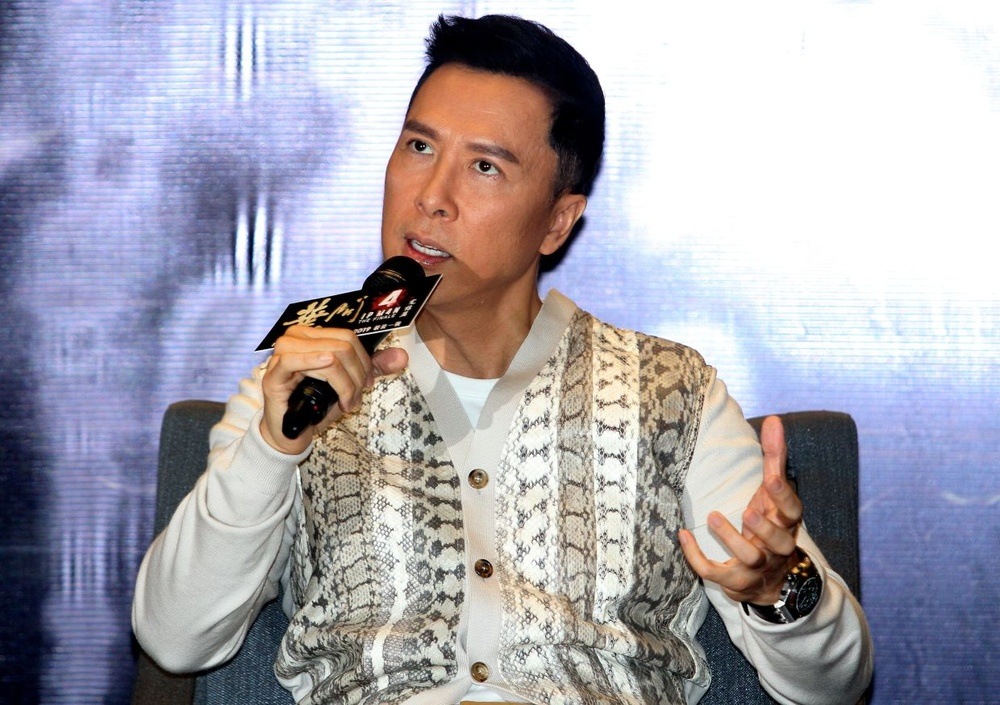
#> input picture model/dataset/Donnie Yen/1861363.jpg, 1000 x 705 px, shrunk from 1240 x 874 before the run
$ jupyter execute --allow-errors cast_classifier.ipynb   (shell and % lines are left out)
#> lines starting #> are read from the running program, lines starting #| are printed output that depends on the picture
[cell 1]
import numpy as np
import cv2
import matplotlib.pyplot as plt

## Functioning:

#### Here we are reading an image via the cv2.imread() function. Then we also print the shape describing the height, width & number of channels in image.

[cell 2]
img = cv2.imread('./dataset/keanu reeves/3662.jpg')
#> (the rest of this cell did not finish here and is left out)

#### Let's plot the image.

#> (a cell that did not finish here is left out)

#### Here's a grayscale conversion of the image. We can see that the channel value has been removed.

#> (a cell that did not finish here is left out)

#> (a cell that did not finish here is left out)

#### Several Haar Cascades have been imported from opencv documentation. We will use the frontalface_default and eye cascades to detect faces with 2 visible eyes.

[cell 6]
face_cascade = cv2.CascadeClassifier('./opencv/haarcascades/./haarcascade_frontalface_default.xml')
eye_cascade = cv2.CascadeClassifier('./opencv/haarcascades/haarcascade_eye.xml')

#> (the rest of this cell did not finish here and is left out)

#### Lets plot a rectangle outlining the detected face.

#> (a cell that did not finish here is left out)

#### Here we plot the eye outlines as well as the face outline. The face is marked as an 'roi' or region of interest.

#> (a cell that did not finish here is left out)

#### Here's a cropped preview of the roi with 2 eyes outlined.

#> (a cell that did not finish here is left out)

#### This function defines a function that: 1. Reads an image from the given path. 2. Grayscale conversion. 3. Face and Eye detection through Haar Cascades.

[cell 10]
def get_cropped_image_if_2_eyes(image_path):
    img = cv2.imread(image_path)
    if img is not None:
        gray = cv2.cvtColor(img, cv2.COLOR_BGR2GRAY)
        faces = face_cascade.detectMultiScale(gray, 1.3, 5)
        for (x,y,w,h) in faces:
            roi_gray = gray[y:y+h, x:x+w]
            roi_color = img[y:y+h, x:x+w]
            eyes = eye_cascade.detectMultiScale(roi_gray)
            if len(eyes) >= 2:
                return roi_color

[cell 11]
cropped_image = get_cropped_image_if_2_eyes('./dataset/keanu reeves/3662.jpg')
#> (the rest of this cell did not finish here and is left out)

#### Here's an image that doesn't have 2 visible eyes on a face

[cell 12]
org_image_obstructed = cv2.imread('./dataset/keanu reeves/3QUFUNZ4KTBKW5QA46ZET76RQA.jpg')
#> (the rest of this cell did not finish here and is left out)

#### Running the function on the obstructed image we get no output. This ensures that only usable images are sent for further processing

[cell 13]
cropped_image_no_2_eyes = get_cropped_image_if_2_eyes('./dataset/keanu reeves/3QUFUNZ4KTBKW5QA46ZET76RQA.jpg')
cropped_image_no_2_eyes

[cell 14]
path_to_data = "./dataset/"
path_to_cr_data = "./dataset/cropped/"

#### Here we scan the dataset directory specified by path_to_data and find all subdirectories within it. For each subdirectory found, we append its path to a list called img_dirs.

[cell 15]
import os
img_dirs = []
for entry in os.scandir(path_to_data):
    if entry.is_dir():
        img_dirs.append(entry.path)
#> pass 2 of the loop `for entry in os.scandir(path_to_data):`:

[cell 16]
img_dirs

#### This created the cropped directory if it doesn't exist

[cell 17]
import shutil
if os.path.exists(path_to_cr_data):
     shutil.rmtree(path_to_cr_data)
os.mkdir(path_to_cr_data)

####

#### Now we take a list of the directory paths 'img_dirs' and loop through each directory to extract cropped images of celebrities with two visible eyes.

[cell 18]
cropped_image_dirs = []
celebrity_file_names_dict = {}

for img_dir in img_dirs:
    count = 1
    celebrity_name = img_dir.split('/')[-1]
    print(celebrity_name)

    celebrity_file_names_dict[celebrity_name] = []

    for entry in os.scandir(img_dir):
        roi_color = get_cropped_image_if_2_eyes(entry.path)
#> call 3 of get_cropped_image_if_2_eyes, with image_path = './dataset/Donnie Yen/1861363.jpg'
#> in get_cropped_image_if_2_eyes, img is the input picture: shape (705, 1000, 3); mean B, G, R 175.5, 165.8, 168.2
#> in get_cropped_image_if_2_eyes (call 3), `gray = cv2.cvtColor(img, cv2.COLOR_BGR2GRAY)`:
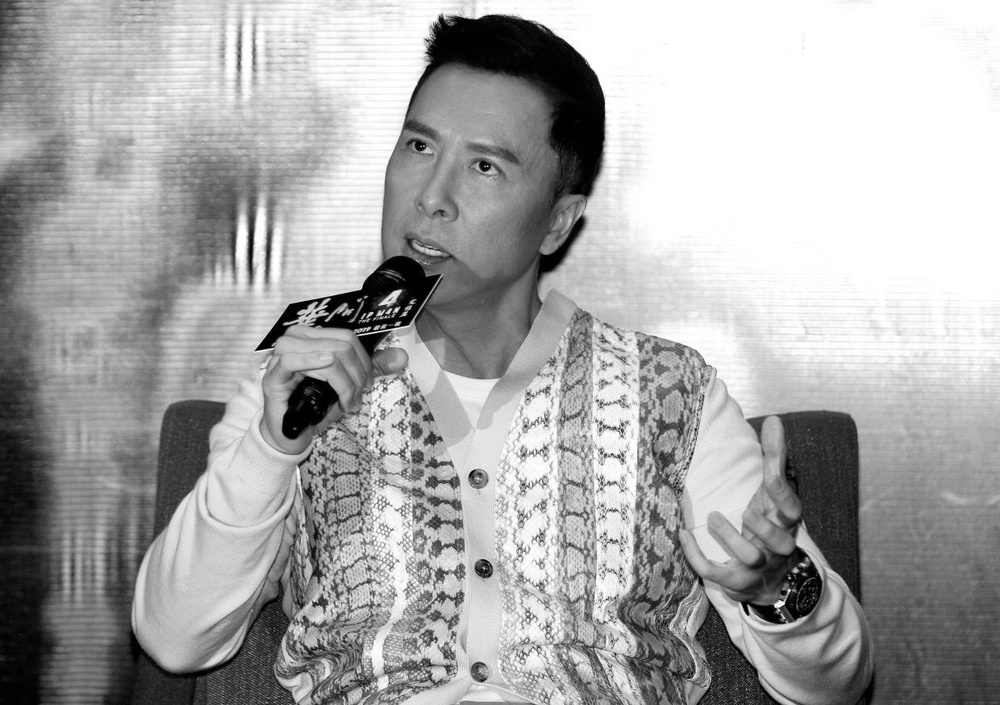
#> gray: shape (705, 1000); min 0, max 255, mean 167.6
#> in get_cropped_image_if_2_eyes (call 3), `faces = face_cascade.detectMultiScale(gray, 1.3, 5)`: faces = [[41, 297, 121, 121]]
#> the loop in get_cropped_image_if_2_eyes (call 3), `for (x,y,w,h) in faces:` made 1 pass
#> pass 1, in get_cropped_image_if_2_eyes (call 3), `roi_gray = gray[y:y+h, x:x+w]`:
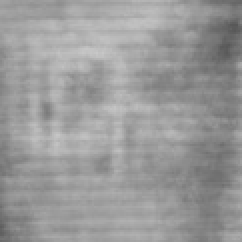
#> roi_gray: shape (121, 121) (shown 2 times larger); min 88, max 200, mean 153.6
#> pass 1, in get_cropped_image_if_2_eyes (call 3), `roi_color = img[y:y+h, x:x+w]`:
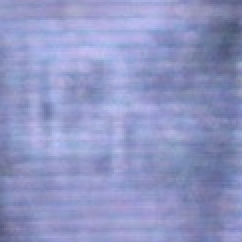
#> roi_color: shape (121, 121, 3) (shown 2 times larger); mean B, G, R 197, 150.4, 143.6
        if roi_color is not None:
            cropped_folder = path_to_cr_data + celebrity_name
            if not os.path.exists(cropped_folder):
                os.makedirs(cropped_folder)
                cropped_image_dirs.append(cropped_folder)
                print("Generating cropped images in folder: ",cropped_folder)

            cropped_file_name = celebrity_name + str(count) + ".png"
            cropped_file_path = cropped_folder + "/" + cropped_file_name

            cv2.imwrite(cropped_file_path, roi_color)
            celebrity_file_names_dict[celebrity_name].append(cropped_file_path)
            count += 1
#> pass 2 of the loop `for img_dir in img_dirs:`:
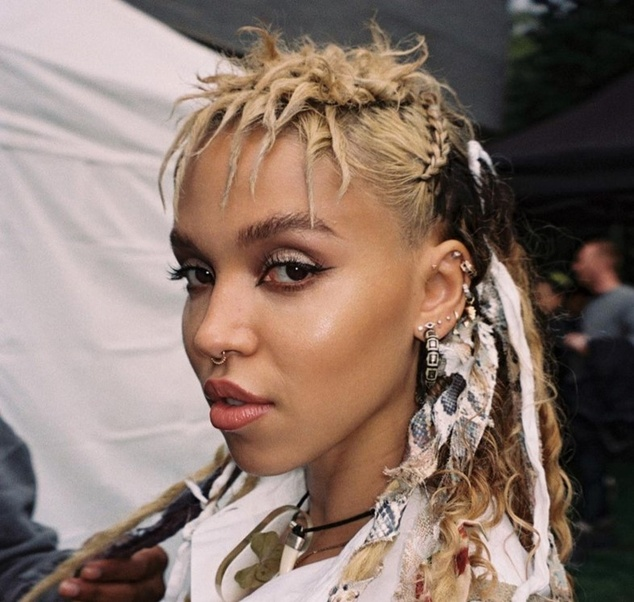
#> input picture model/dataset/Bill Skarsgård/1323021.jpg, 634 x 602 px, shrunk from 786 x 747 before the run
#> in get_cropped_image_if_2_eyes, img is the input picture: shape (602, 634, 3); mean B, G, R 107.7, 117.8, 138.1
#> in get_cropped_image_if_2_eyes (call 4), `gray = cv2.cvtColor(img, cv2.COLOR_BGR2GRAY)`:
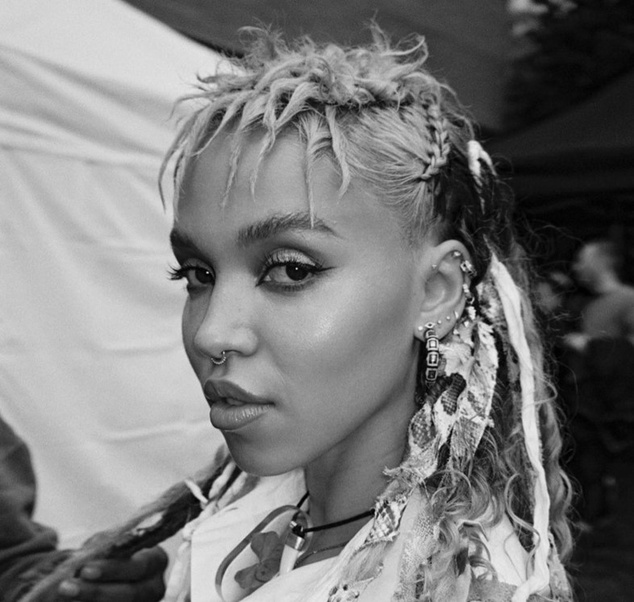
#> gray: shape (602, 634); min 0, max 244, mean 122.8
#> faces = [[103, 163, 286, 286]]
#> the loop in get_cropped_image_if_2_eyes, `for (x,y,w,h) in faces:` made 1 pass
#> (x, y, w, h, eyes) on pass 1: (103, 163, 286, 286, [[75, 89, 42, 42], [143, 71, 74, 74]])
#> pass 1, in get_cropped_image_if_2_eyes (call 4), `roi_color = img[y:y+h, x:x+w]`:
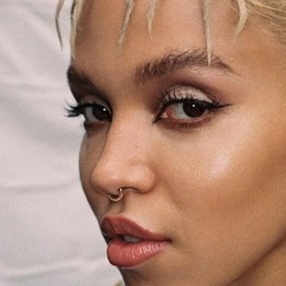
#> roi_color: shape (286, 286, 3); mean B, G, R 120.8, 139.7, 178.5
